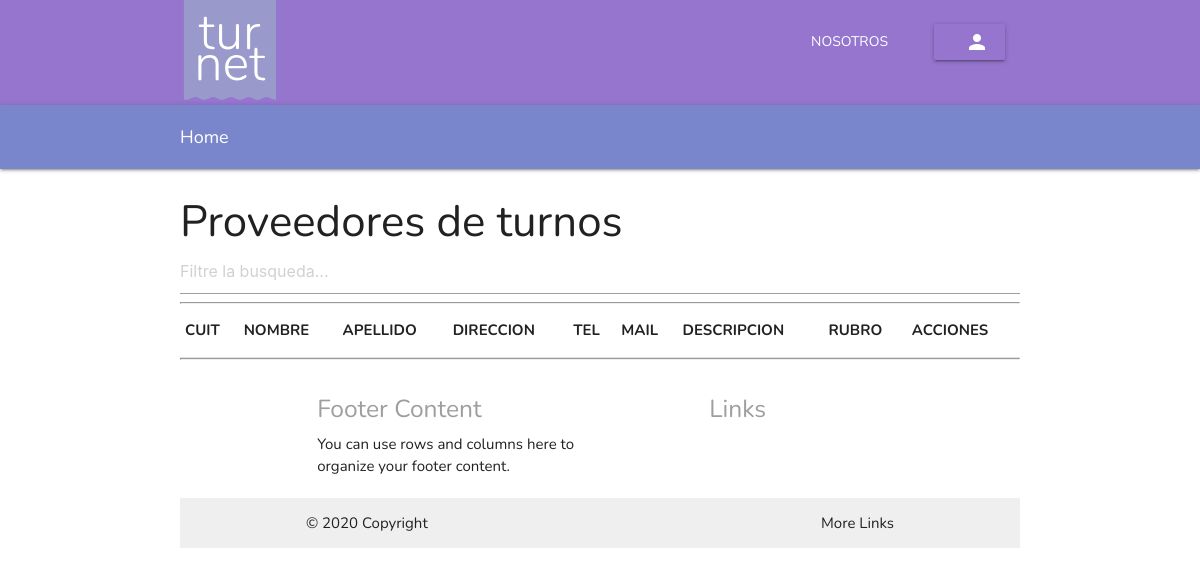
Page /turnos/homecliente/misturnos/lista/ on the earlier database version.
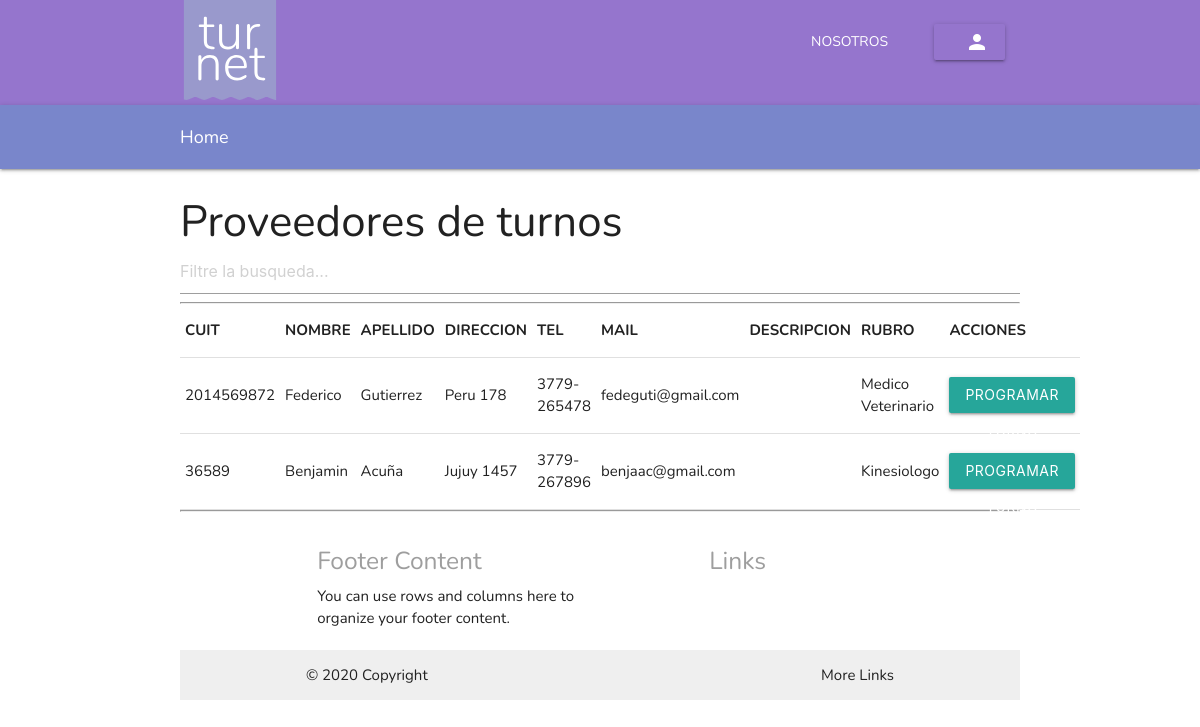
Same page on the later database version.
### turnos/models.py (models this page shows)
class Proveedor(models.Model):
	cuit = models.IntegerField()
	nombre = models.CharField(max_length=30)
	apellido = models.CharField(max_length=30)
	direccion = models.CharField(max_length=30)
	tel = models.CharField(max_length=30)
	mail = models.EmailField(max_length=30)
	descrpcion= models.CharField(max_length=30)
	rubro= models.CharField(max_length=30)

### turnos/views.py (the view)
# urls.py: path('homecliente/misturnos/lista/', views.listaproveedores),
def listaproveedores(request):
	prov = Proveedor.objects.all()
	temp = loader.get_template("listaprovees.html")
	context = {"proveedores":prov}
	return HttpResponse(temp.render(context))

### turnos/templates/listaprovees.html (shortened to what this page needs)
{%	extends "homeuser.html" %}
{% load static %}
{% block content %}
<body>
	<body>
		<nav class="navbar deep-purple lighten-2 z-depth-3">
			<div class="container nav-wrapper ">
			  <a href="#" class="brand-logo"><img class="logo" src="{% static 'img/turnet_logo.svg' %}" alt=""></a>
			  <ul class="right hide-on-med-and-down">
				<li><a class="white-text waves-effect waves-light transparent btn-flat" href="#">Nosotros</a></li>
				<li><a class="registro transparent waves-effect waves-light btn" href="#"><i class="material-icons right">person</i></a></li>
			  </ul>
			</div>
		  </nav>
	  <nav class="#7986cb indigo lighten-2">
		<div class="container">
		  <div class="nav-wrapper">
			<div class="col s12">
			  <a href="#!" class="breadcrumb">Home</a>
			</div>
		  </div>
		</div>
	  </nav>
      <body>
        <div class="container">
            <div style="height:50px">
                <h3>Proveedores de turnos</h3>
             </div>
          <input class="form-control col-md-3 light-table-filter" data-table="order-table" type="text" placeholder="Filtre la busqueda...">
          <hr>
          <table class="table table-bordered order-table ">
            <thead>
              <tr>
                <th>CUIT</th>
                <th>NOMBRE</th>
                <th>APELLIDO</th>
                <th>DIRECCION</th>
                <th>TEL</th>
                <th>MAIL</th>
                <th>DESCRIPCION</th>
                <TH>RUBRO</TH>
                <th>ACCIONES</th>
              </tr>
            </thead>
            {% for prove in proveedores %}
             <tr>
                <td>{{ prove.cuit }}</td>
                <td>{{ prove.nombre }}</td>
                <td>{{ prove.apellido }}</td>
                <td>{{ prove.direccion }}</td>
                <td>{{ prove.tel }}</td>
                <td>{{ prove.mail }}</td>
                <td>{{ prove.descripcion }}</td>
                <td>{{ prove.rubro }}</td>
                <TD>
                  <button class="btn btn-info" type="button">
                          Programar turno
                        </button>
                </TD>
            </tr>
            {% endfor %}
          </table>
      </body>
</body>
{% endblock %}

### turnos/templates/homeuser.html (shortened to what this page needs)
{% load static %}
<!DOCTYPE html>
<html lang="en">
<head>
    <link type="text/css" rel="stylesheet" href="css/materialize.min.css"  media="screen,projection"/>
    <link rel="stylesheet" href="css/materialize.css">
    <link rel="stylesheet" href="css/materialize.min.css">
    <link rel="stylesheet" href="css/style.css">
      <link rel="stylesheet"  href="{%  static  'css/style.css'  %}">
      <link rel="stylesheet"  href="{%  static  'css/materialize.css'  %}">
      <link rel="stylesheet"  href="{%  static  'css/materialize.min.css'  %}">
  </head>
{% block content %}
{% endblock %}
<hr>
<footer class="page-footer white">
  <div class="container">
    <div class="row">
      <div class="col l6 s12">
        <h5 class="grey-text">Footer Content</h5>
        <p class="grey-text text-darken-4">You can use rows and columns here to organize your footer content.</p>
      </div>
      <div class="col l4 offset-l2 s12">
        <h5 class="grey-text">Links</h5>
      </div>
    </div>
  </div>
  <div class="footer-copyright">
    <div class="container grey-text text-darken-4">
    © 2020 Copyright
    <a class="grey-text text-darken-4 right" href="#!">More Links</a>
    </div>
  </div>
</footer>
  </body>
</html>

### turnos/static/css/style.css (style rules this page uses)
* { margin:0; padding:0; font-family: 'Nunito', sans-serif; }
body { display: flex; min-height: 100vh; flex-direction: column; }
.logo { height: 100px; width: 100px; }
.navbar { height: 105px; }
ul li { padding: 0px 2px; margin-top: 10px; }

Differences in the rows shown:
added Proveedor: cuit "2014569872", nombre "Federico", apellido "Gutierrez", direccion "Peru 178", tel "3779-265478", mail "fedeguti@gmail.com", rubro "Medico Veterinario"
added Proveedor: cuit "36589", nombre "Benjamin", apellido "Acuña", direccion "Jujuy 1457", tel "3779-267896", mail "benjaac@gmail.com", rubro "Kinesiologo"
